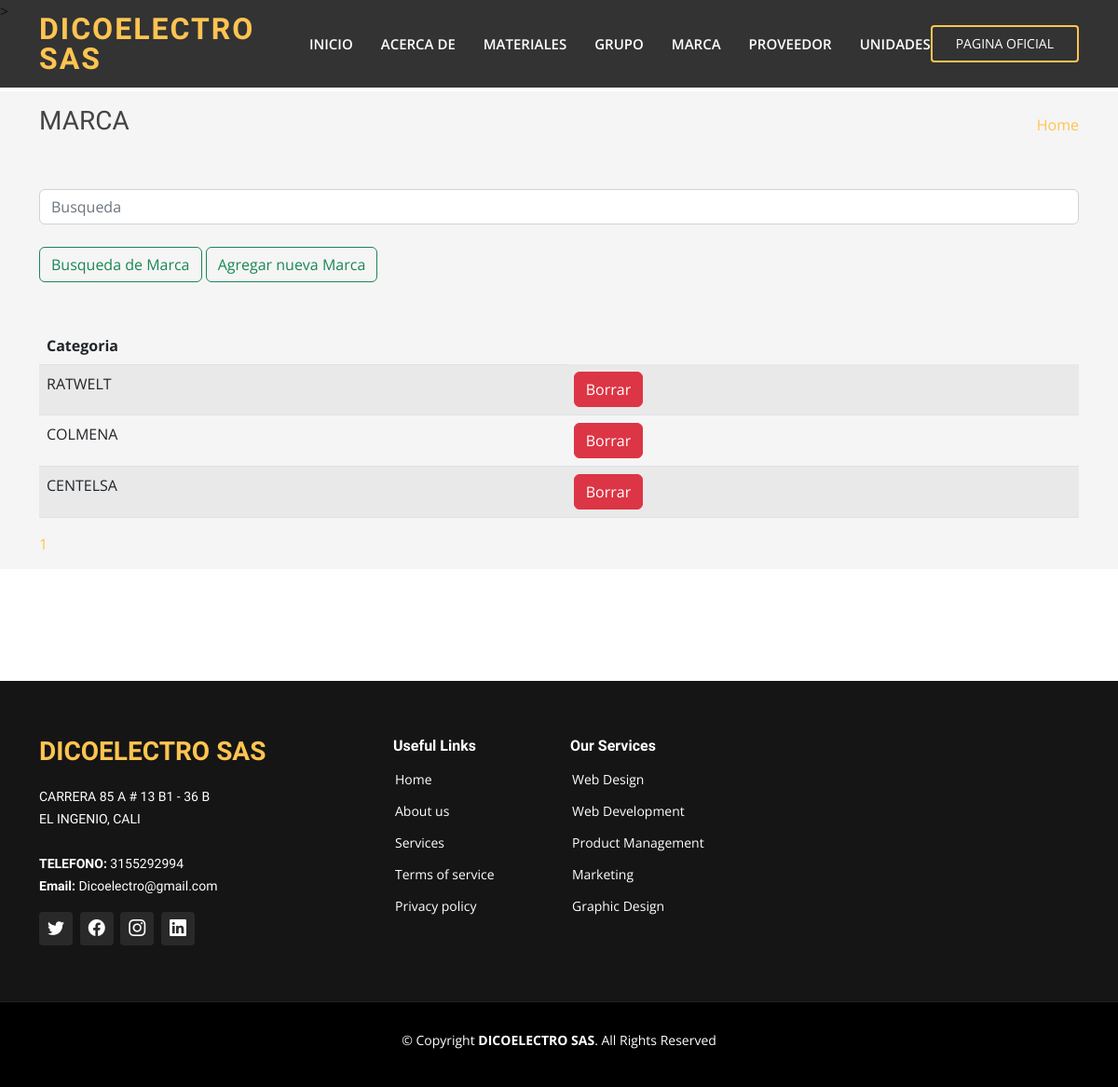
/listar-marca/, run on the app's committed database.
### webapp/models.py (models this page shows, shortened)
class Marca(models.Model):
    nombre = models.CharField(max_length=150,  unique=True)

### webapp/views.py (the view)
# urls.py: path("listar-marca/", views.listar_marca, name="listar-marca"),
def listar_marca(request):
    search_post = request.GET.get('search')
    print(search_post)
    if search_post:
        marca_totales = Marca.objects.filter(Q(nombre__icontains=search_post))
        paginator = Paginator(marca_totales, 15)
        page = request.GET.get('page')
        paginas = paginator.get_page(page)
    else:
        marca_totales = Marca.objects.all().order_by("-nombre")
        paginator = Paginator(marca_totales,10)
        page = request.GET.get('page')
        paginas = paginator.get_page(page)
        paginas.adjusted_elided_pages = paginator.get_elided_page_range(page)
    return render(request, "marca/listar.html", {
        "paginas": paginas,
    })

### webapp/templates/marca/listar.html (shortened to what this page needs)
{% extends "webapp/base.html" %}
{% load static %}
{% block content %}
    <section class="breadcrumbs">
      <div class="container">
        <div class="d-flex justify-content-between align-items-center">
          <h2>MARCA</h2>
          <ol>
            <li><a href="{% url 'inicio' %}">Home</a></li>
          </ol>
        </div>
      <br/>
      <br/>
        <div class="container2">
          <form class="form-inline my-2 my-lg-0" action="{% url "listar-marca" %}">
            <input class="form-control mr-sm-2" type="search" placeholder="Busqueda" aria-label="Search" name ="search">
            <br/>
            <button class="btn btn-outline-success my-2 my-sm-0" type="submit">Busqueda de Marca</button>
            <a name="" id="" class="btn btn-outline-success my-2 my-sm-0" href="{% url 'crear-marca' %}" role="button">Agregar nueva Marca</a>
          </form>
        </div>
        <br/>
        <br/>
        <table class="table table-striped">
          <thead>
            <tr>
              <th scope="col">Categoria</th>
            </tr>
          </thead>
          <tbody>
            {% for item in paginas.object_list %}
            <tr>
              <td>{{ item.nombre }}</td>
              <td>  <a name="" id="" class="btn btn-danger" href="{% url 'eliminar-marca' item.id %}" role="button">Borrar</a></td>
            </tr>
            {% endfor %}
          </tbody>
        </table>
        <div>
          {% block pagination %}
          {% for page_number in paginas.paginator.get_elided_page_range %}
              {% if page_number == paginas.paginator.ELLIPSIS %}
                  {{page_number}}
              {% else %}
                  <a
                      href="{% url 'listar-materiales' %}?page={{page_number}}"
                      class="{% if page_number == page_obj.number %}current{% endif %}"
                  >
                      {{page_number}}
                  </a>
              {% endif %}
          {% endfor %}
          {% endblock %}
        </div>
      </div>
    </section>
    <section class="inner-page">
    </section>
  {% endblock %}

### webapp/static/webapp/style.css (style rules this page uses)
body { font-family: "Open Sans", sans-serif; color: #444444; }
a { color: #ffc451; text-decoration: none; }
h1, h2, h3, h4, h5, h6 { font-family: "Raleway", sans-serif; }
section { padding: 60px 0; overflow: hidden; }
.breadcrumbs { padding: 15px 0; background: whitesmoke; min-height: 40px; margin-top: 74px; }
.breadcrumbs h2 { font-size: 28px; font-weight: 400; }
.breadcrumbs ol { display: flex; flex-wrap: wrap; list-style: none; padding: 0; margin: 0; }

### data on the page
Marca: nombre "RATWELT"
Marca: nombre "COLMENA"
Marca: nombre "CENTELSA"

### other printed values
{{ page_number }} "1"
